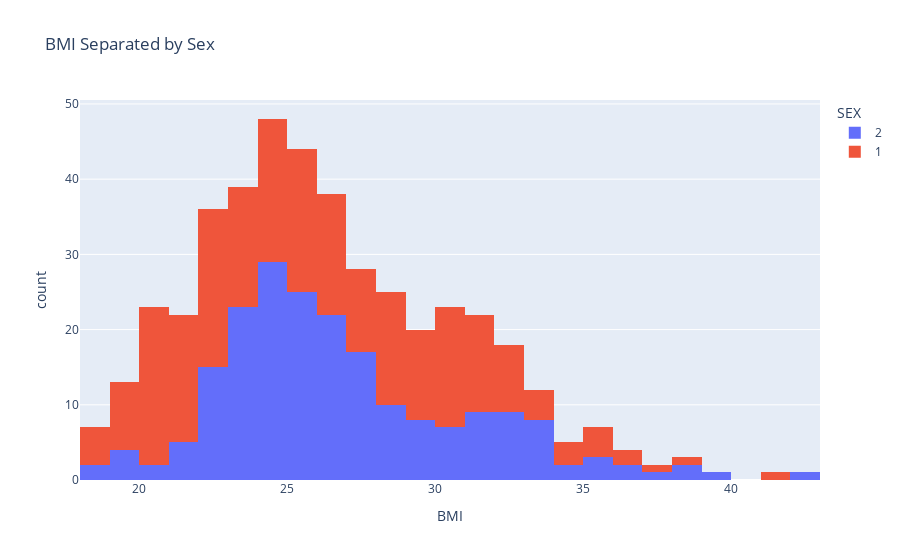

The notebook cell saved with this chart:
### Markdown cell above
&#9989; **(6 pt):** Create a histogram for BMI distribution and have it seperated by sex. Make sure to include a title.

### Code cell
## put your code here

fig = px.histogram(data, x="BMI", color="SEX", title="BMI Separated by Sex")
fig.show()

### Figure 1 — Plotly figure (JSON) as saved in the notebook; plotly's stock layout.template omitted (floating-point values rounded to 4 significant figures; data arrays with more than 128 entries replaced by an {"elided": "..."} marker saying what was removed)
{"data": [{"alignmentgroup": "True", "bingroup": "x", "hovertemplate": "SEX=2<br>BMI=%{x}<br>count=%{y}<extra></extra>", "legendgroup": "2", "marker": {"color": "#636efa", "pattern": {"shape": ""}}, "name": "2", "offsetgroup": "2", "orientation": "v", "showlegend": true, "type": "histogram", "x": {"elided": "207 float values"}, "xaxis": "x", "yaxis": "y"}, {"alignmentgroup": "True", "bingroup": "x", "hovertemplate": "SEX=1<br>BMI=%{x}<br>count=%{y}<extra></extra>", "legendgroup": "1", "marker": {"color": "#EF553B", "pattern": {"shape": ""}}, "name": "1", "offsetgroup": "1", "orientation": "v", "showlegend": true, "type": "histogram", "x": {"elided": "235 float values"}, "xaxis": "x", "yaxis": "y"}], "layout": {"barmode": "relative", "legend": {"title": {"text": "SEX"}, "tracegroupgap": 0}, "title": {"text": "BMI Separated by Sex"}, "xaxis": {"anchor": "y", "domain": [0, 1], "title": {"text": "BMI"}}, "yaxis": {"anchor": "x", "domain": [0, 1], "title": {"text": "count"}}}}
